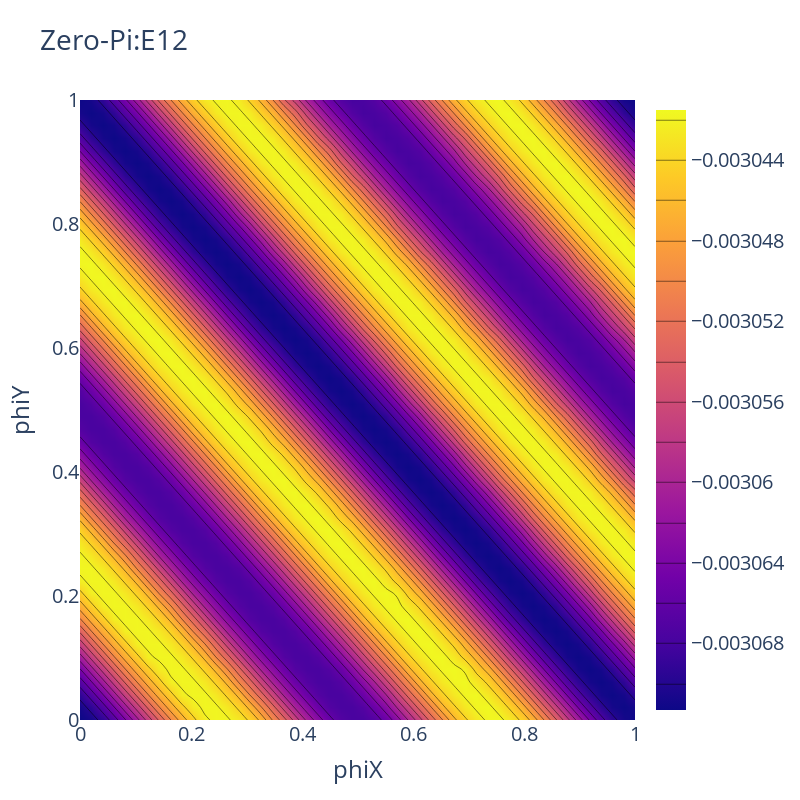

Notebook code for this chart:
### Code cell
utils.plotHeatmap((Ex1-Ex2).reshape(Ny,Nx),PhiX,PhiY,'Zero-Pi:E12','phiX','phiY',size=(800,800),export='pdf')
